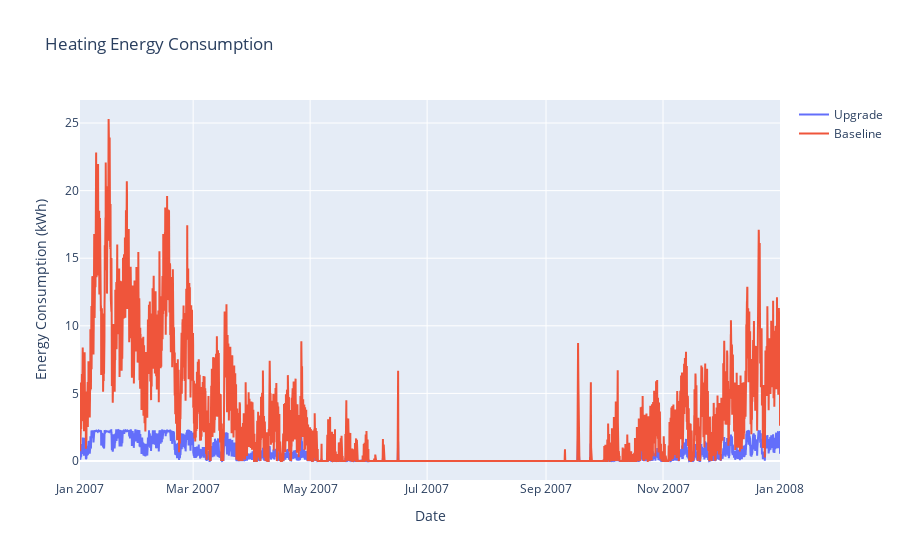

Notebook source saved alongside this figure:
### Code cell
# create the same plot using plotly
fig = go.Figure()
fig.add_trace(go.Scatter(x=df_upgrade_htg_hourly.index, y=df_upgrade_htg_hourly['out.electricity.heating.energy_consumption'], name='Upgrade'))
fig.add_trace(go.Scatter(x=df_heating_gas_hourly.index, y=df_heating_gas_hourly['out.natural_gas.heating.energy_consumption'], name='Baseline'))
fig.update_layout(title='Heating Energy Consumption', xaxis_title='Date', yaxis_title='Energy Consumption (kWh)')
fig.show()

### Figure 1 — Plotly figure (JSON) as saved in the notebook; plotly's stock layout.template omitted (floating-point values rounded to 4 significant figures; data arrays with more than 128 entries replaced by an {"elided": "..."} marker saying what was removed)
{"data": [{"name": "Upgrade", "type": "scatter", "x": {"elided": "8761 str values"}, "y": {"elided": "8761 float values"}}, {"name": "Baseline", "type": "scatter", "x": {"elided": "8761 str values"}, "y": {"elided": "8761 float values"}}], "layout": {"title": {"text": "Heating Energy Consumption"}, "xaxis": {"title": {"text": "Date"}}, "yaxis": {"title": {"text": "Energy Consumption (kWh)"}}}}
